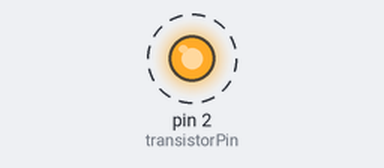
The sketch below on a simulated Arduino Uno, built with avr-gcc and run on an emulated ATmega328P. On the bench: output pins drawn as LEDs (lit = HIGH). Dashed ring = blinking.

Above: at 0.5 s.
Timing chart, 0 to 4.6 s (numbered marks = the images above):
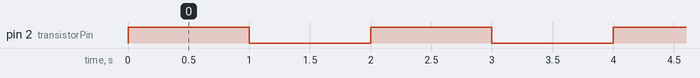

Measured:
- by itself, pin 2 (transistorPin): alternates HIGH for 1.0 s and LOW for 1.0 s

The sketch:

switching_using_transistor.ino
```cpp
const int transistorPin = 2;

void setup() {
  // put your setup code here, to run once:
  pinMode (transistorPin, OUTPUT);

}

void loop() {
  // put your main code here, to run repeatedly:
  digitalWrite (transistorPin, HIGH);
  delay(1000);
  digitalWrite (transistorPin, LOW);
  delay(1000);
}


//https://create.arduino.cc/projecthub/SBR/switching-using-transistor-c9114a
```
